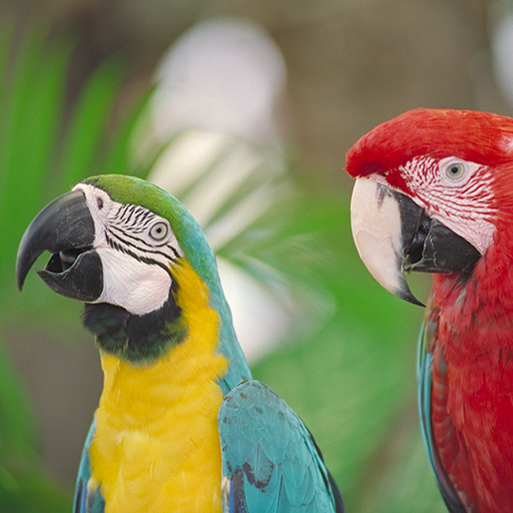
#> input picture examples/data/birds.png, 513 x 513 px
$ python samplePlot.py
#> lines starting #> are read from the running program, lines starting #| are printed output that depends on the picture
import numpy as np
from imageio import imread
from skimage import color
import skimage.io as io

image1 = imread('data/birds.png')
#> image1 is the input picture: shape (513, 513, 3); mean R, G, B 133.7, 128, 90.1
image1 = color.rgb2gray(image1)
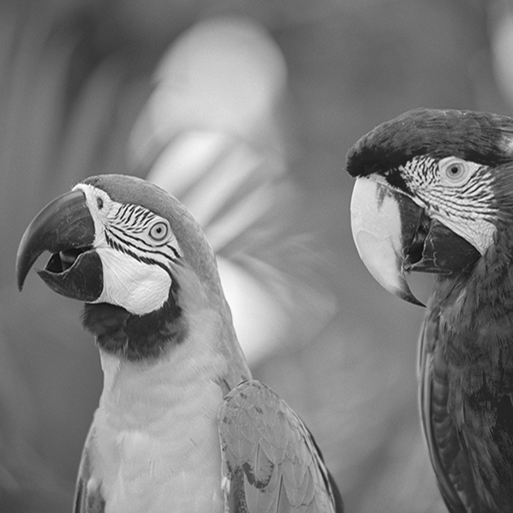
#> image1: shape (513, 513) float64; min 0.0207, max 0.997, mean 0.496

mag1 = np.log10(np.abs(np.fft.fftshift(np.fft.fft2(image1))))
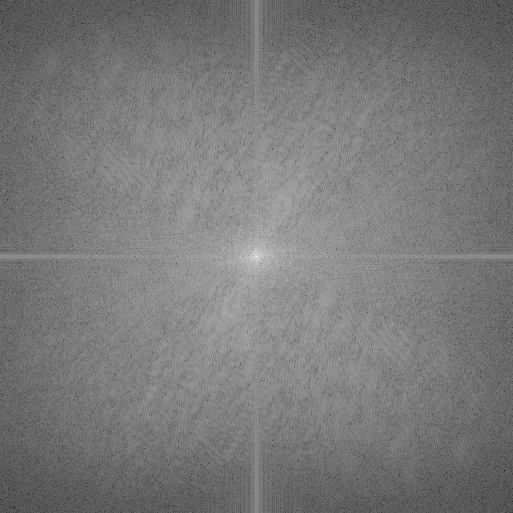
#> mag1: shape (513, 513) float64; min -3.11, max 5.12, mean 0.808; drawn with min black and max white
mag = mag1/mag1.max()

io.imsave('outputs/image_intro.png', np.clip(image1*255, a_min=0, a_max=255.))
io.imsave('outputs/mag_intro.png', np.clip(mag*255, a_min=0, a_max=255.))
